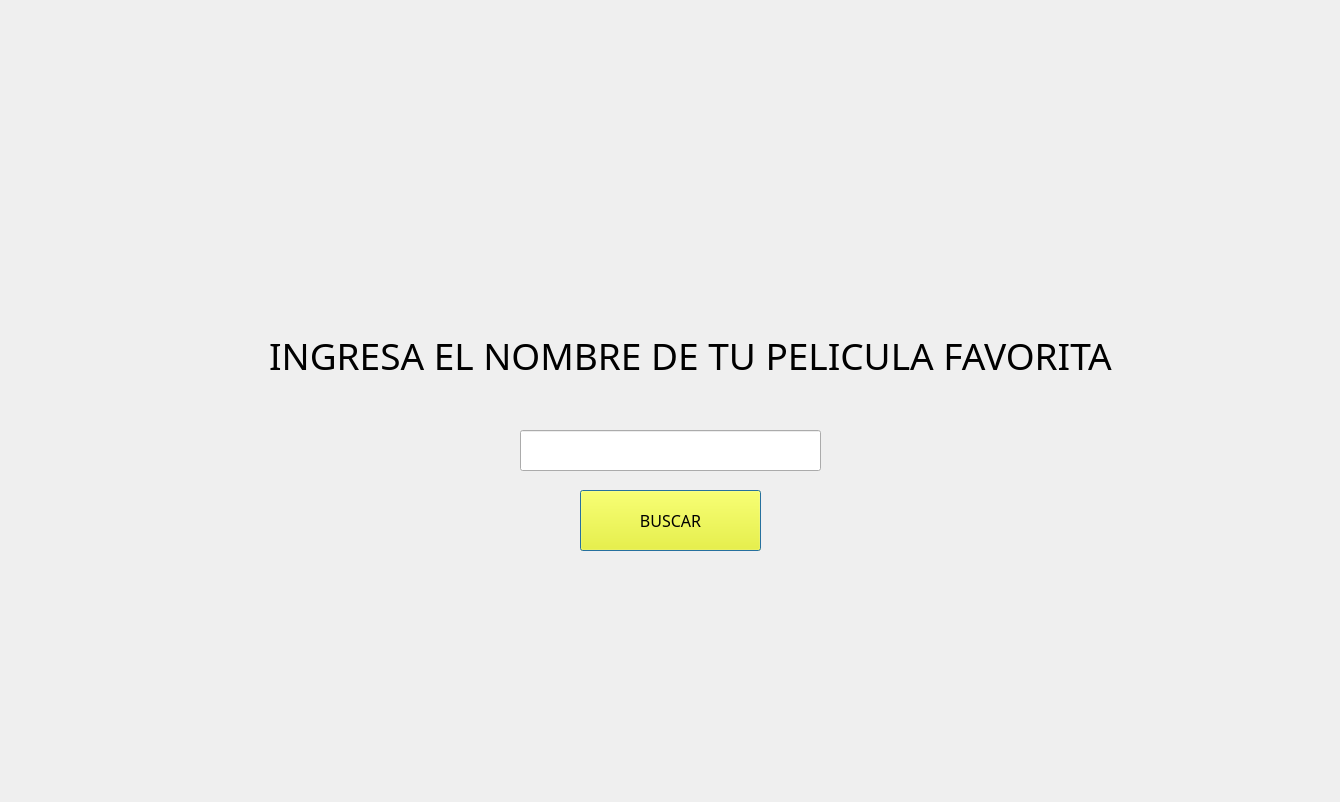
<?xml version="1.0" encoding="UTF-8"?>
<ui version="4.0">
 <class>rp</class>
 <widget class="QDialog" name="rp">
  <property name="geometry">
   <rect>
    <x>0</x>
    <y>0</y>
    <width>1340</width>
    <height>802</height>
   </rect>
  </property>
  <property name="windowTitle">
   <string>Dialog</string>
  </property>
  <widget class="QLabel" name="label">
   <property name="geometry">
    <rect>
     <x>200</x>
     <y>300</y>
     <width>981</width>
     <height>111</height>
    </rect>
   </property>
   <property name="font">
    <font>
     <family>Tw Cen MT Condensed Extra Bold</family>
     <pointsize>28</pointsize>
    </font>
   </property>
   <property name="text">
    <string>INGRESA EL NOMBRE DE TU PELICULA FAVORITA</string>
   </property>
   <property name="alignment">
    <set>Qt::AlignCenter</set>
   </property>
  </widget>
  <widget class="QLineEdit" name="lineEdit">
   <property name="geometry">
    <rect>
     <x>520</x>
     <y>430</y>
     <width>301</width>
     <height>41</height>
    </rect>
   </property>
  </widget>
  <widget class="QPushButton" name="pushButton">
   <property name="geometry">
    <rect>
     <x>580</x>
     <y>490</y>
     <width>181</width>
     <height>61</height>
    </rect>
   </property>
   <property name="font">
    <font>
     <family>Tw Cen MT Condensed Extra Bold</family>
     <pointsize>12</pointsize>
    </font>
   </property>
   <property name="styleSheet">
    <string notr="true">background-color: rgb(255, 255, 0);</string>
   </property>
   <property name="text">
    <string>BUSCAR</string>
   </property>
  </widget>
  <widget class="QLabel" name="label_2">
   <property name="geometry">
    <rect>
     <x>-890</x>
     <y>-470</y>
     <width>2631</width>
     <height>1541</height>
    </rect>
   </property>
   <property name="styleSheet">
    <string notr="true">image: url(:/imagenes/foto2 (1).png);</string>
   </property>
   <property name="text">
    <string/>
   </property>
  </widget>
  <zorder>label_2</zorder>
  <zorder>label</zorder>
  <zorder>lineEdit</zorder>
  <zorder>pushButton</zorder>
 </widget>
 <resources/>
 <connections/>
</ui>
